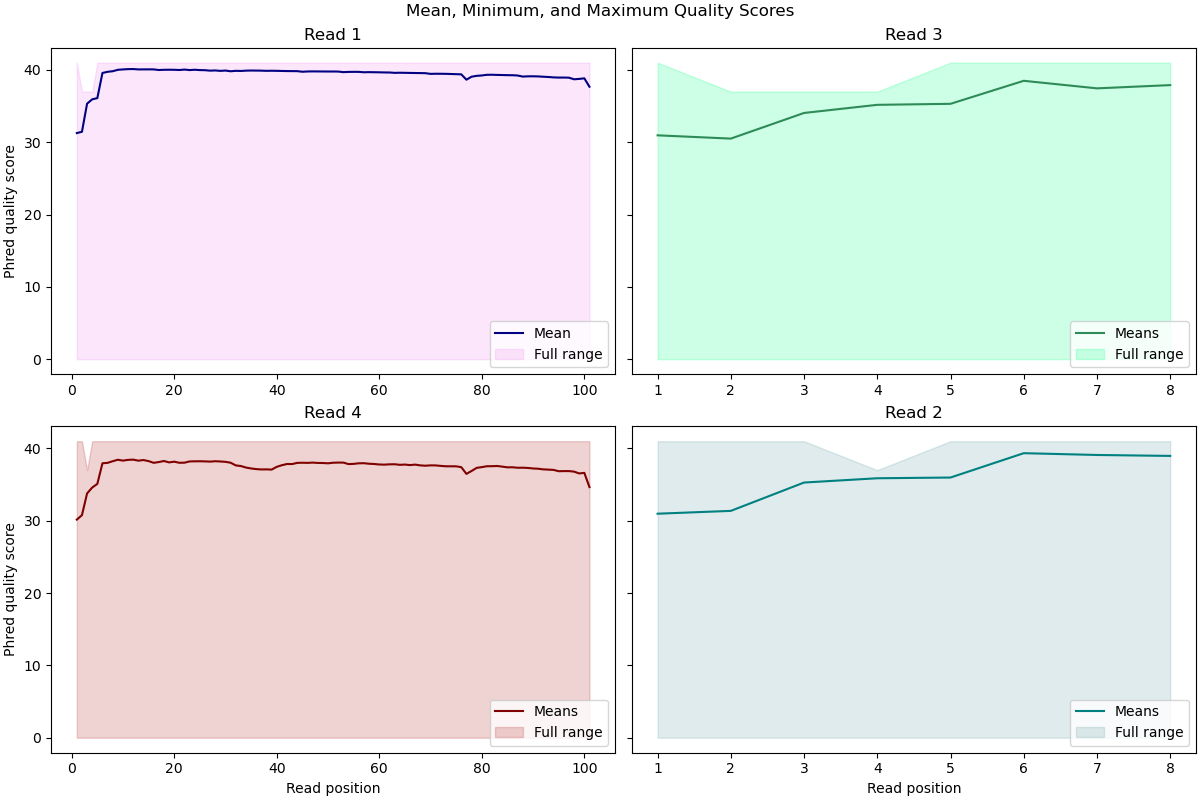

The Python source for this figure:
#!/usr/bin/env python

print("hello, python script has begun execution",flush=True)

import argparse
import numpy as np
import bioinfo
import matplotlib.pyplot as plt
import gzip

def parse_args():
    parser = argparse.ArgumentParser()
    parser.add_argument('-f1_in', help="input fastq filename",type=str, default="mini.fq",)
    parser.add_argument('-f1_length', help="length pf reads in f1_in",type=int, default=101)
    parser.add_argument('-f1_title', help="subplot title of f1_in",type=str,default="hello!")
    parser.add_argument('-f2_in', help="input fastq filename",type=str, default="mini.fq",)
    parser.add_argument('-f2_length', help="length pf reads in f2_in",type=int, default=101)
    parser.add_argument('-f2_title', help="subplot title of f2_in",type=str)
    parser.add_argument('-f3_in', help="input fastq filename",type=str, default="mini.fq",)
    parser.add_argument('-f3_length', help="length pf reads in f3_in",type=int, default=101)
    parser.add_argument('-f3_title', help="subplot title of f3_in",type=str)
    parser.add_argument('-f4_in', help="input fastq filename",type=str, default="mini.fq",)
    parser.add_argument('-f4_length', help="length pf reads in f4_in",type=int, default=101)
    parser.add_argument('-f4_title', help="subplot title of f4_in",type=str)
    parser.add_argument('-f_out', help="name of histogram to output. .png will be appended",type=str, default='quality_hist')

    # ADD ARGUMENT IF NOT USING PHRED + 33
    return parser.parse_args()

def get_stats(filename, length):
    """
    Gets np arrays of means, max values, and min values 
    Input:
        filename (str) - string filename of gzipped file
        length (int) - read length
    Output
        all np arrays of length length
        means, mins, maxs
        maxs-mins is used for error bars
    """
    means = np.zeros([length])
    mins = np.zeros([length])
    maxs = np.zeros([length])
    # open the file
    with gzip.open(filename, 'rt') as fh:
        for index, line in enumerate(fh):
            line=line.strip()
            if index%4==3: # q score lines
                for char_index, char in enumerate(line):
                    score = bioinfo.convert_phred(char)
                    if index==0:
                        means[char_index] = score
                        maxs[char_index] = score 
                        mins[char_index] = score 
                    else:
                        if score > maxs[char_index]:
                            maxs[char_index]=score
                        if score < mins[char_index]:
                            mins[char_index]=score
                        # new_mean = old_mean + (new_point - old_mean)/n (where n includes new_point)
                        # Here, our n is (index-3)/4+1 (1 based index of record)
                        n = (index-3)/4+1  # 
                        old_mean = means[char_index] # mean before current datapoint, score is added
                        means[char_index] = old_mean + (score - old_mean)/n

    return means, mins, maxs

args = parse_args()

# create array to hold all means 
# calcualted as a running mean!
print("starting r1 calcs",flush=True)
f1_means, f1_mins, f1_maxs = get_stats(args.f1_in, args.f1_length)
print("calcs done",flush=True)

fig, ax = plt.subplots(2,2, sharey=True, figsize=(12,8),layout='constrained')
ax[0,0].plot(range(1,102,1),f1_means,color='navy',label='Mean')
ax[0,0].fill_between(range(1,102,1), f1_mins, f1_maxs,alpha=.2,label="Full range",color='violet')
ax[0,0].set_title(args.f1_title)
ax[0,0].legend(loc='lower right')
ax[0,0].set_ylabel("Phred quality score")

print("starting r2",flush=True)
f2_means, f2_mins, f2_maxs = get_stats(args.f2_in, args.f2_length)
print("calcs done",flush=True)

ax[1,1].plot(range(1,9,1),f2_means,color='teal',label='Means')
ax[1,1].fill_between(range(1,9,1), f2_mins, f2_maxs,alpha=.2,label="Full range",color='cadetblue')
ax[1,1].set_title(args.f2_title)
ax[1,1].legend(loc='lower right')
ax[1,1].set_xlabel("Read position")

print("starting r3",flush=True)
f3_means, f3_mins, f3_maxs = get_stats(args.f3_in, args.f3_length)
print("calcs done",flush=True)

ax[0,1].plot(range(1,9,1),f3_means,color='seagreen',label='Means')
ax[0,1].fill_between(range(1,9,1), f3_mins, f3_maxs,alpha=.2,label="Full range",color='springgreen')
ax[0,1].set_title(args.f3_title)
ax[0,1].legend(loc='lower right')

print("starting r4",flush=True)
f4_means, f4_mins, f4_maxs = get_stats(args.f4_in, args.f4_length)
print("calcs done",flush=True)

ax[1,0].plot(range(1,102,1),f4_means,color='maroon',label='Means')
ax[1,0].fill_between(range(1,102,1), f4_mins, f4_maxs,alpha=.2,label="Full range",color='firebrick')
ax[1,0].set_title(args.f4_title)
ax[1,0].legend(loc='lower right')
ax[1,0].set_xlabel("Read position")
ax[1,0].set_ylabel("Phred quality score")

fig.suptitle("Mean, Minimum, and Maximum Quality Scores")

fig.savefig(args.f_out+".png")


